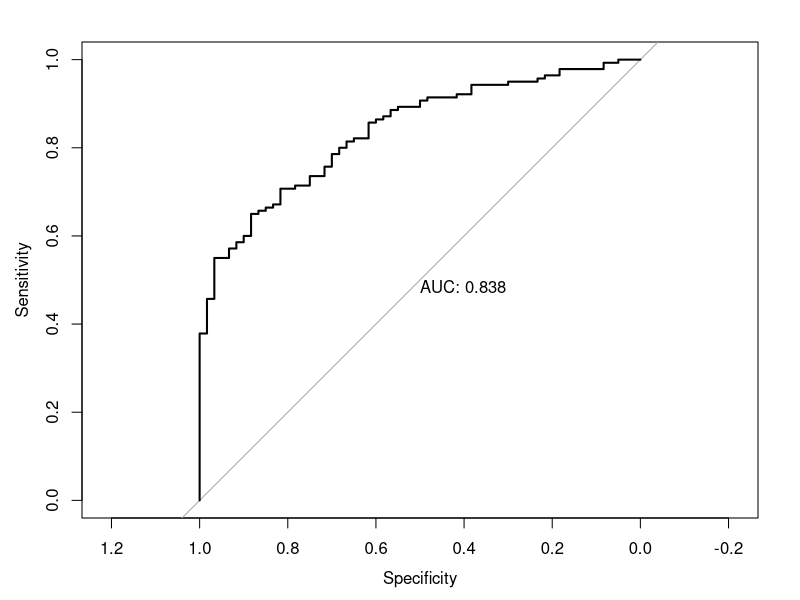
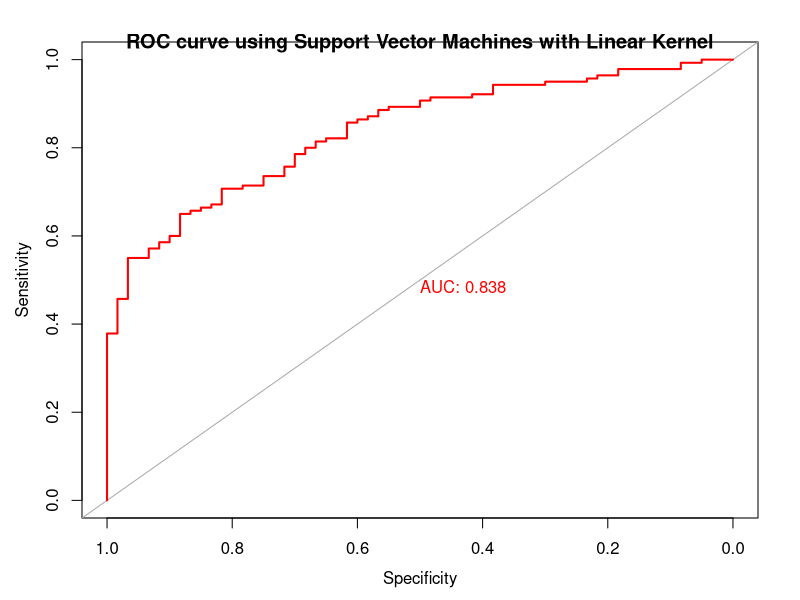
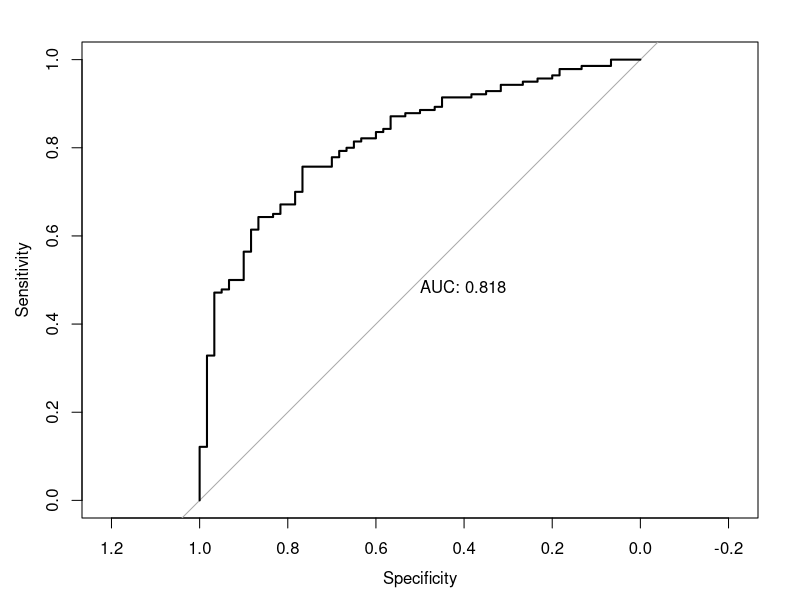
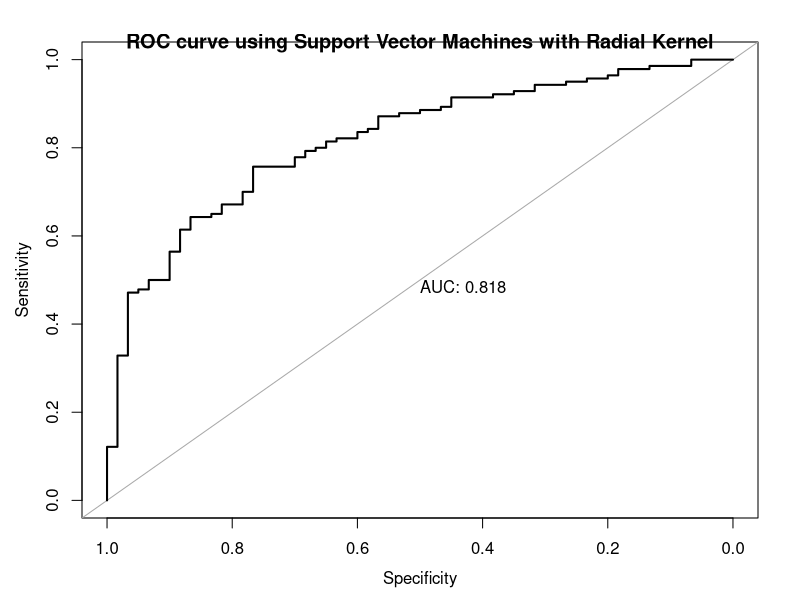
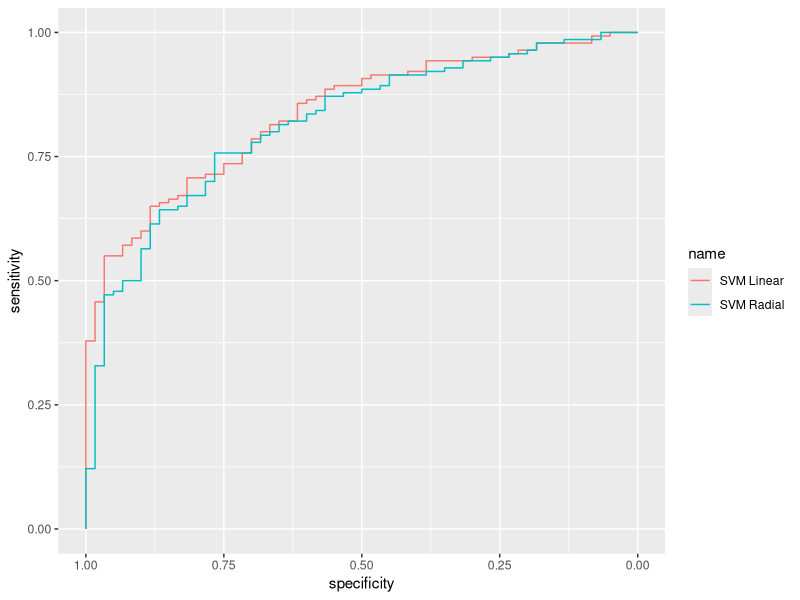

The R script that drew these images, in order:
## ---- chunk 1

#Support Vector Machines
library(e1071)
library(tidyverse)
library(dplyr)
library(knitr)
library(kableExtra)
library(caret)
library(pROC)

## ---- chunk 2

#We do some basic wrangling specific to SVM model with Caret
data = read.csv("../data/germancredit_final.csv", sep = ";", header = TRUE)

data["RESPONSE"][data["RESPONSE"] == "Bad Rating"] = "Bad.Rating"
data["RESPONSE"][data["RESPONSE"] == "Good Rating"] = "Good.Rating"

data$RESPONSE <- as.factor(data$RESPONSE)

str(data)
## ---- chunk 3

#We split the data into train (80%) and test (20%)
set.seed(1234)
trainIndex <- createDataPartition(data$RESPONSE, p = .8,
                                  list = FALSE)
train.df <- data[ trainIndex,]
test.df <- data[-trainIndex,]

## ---- chunk 4
set.seed(123)

train_control <- trainControl(method = "repeatedcv", number = 10, repeats = 3, sampling="down", classProbs = TRUE)
svml_fit <- train(RESPONSE ~ ., train.df, 
                              method = "svmLinear",
                              trControl = train_control, 
                              tuneGrid = expand.grid(C = seq(0.1, 2, length = 20)))
svml_fit
svml_predict <- predict(svml_fit, test.df)

## ---- chunk 5
confusion_matrix_svml <- confusionMatrix(svml_predict, as.factor(test.df$RESPONSE), positive= "Good.Rating")
confusion_matrix_svml
## ---- chunk 6
svml_predict_prob <- predict(svml_fit, test.df, type="prob")
roc_curve_svml <- roc(test.df$RESPONSE, svml_predict_prob[,2], plot = TRUE, print.auc = TRUE)
plot(roc_curve_svml,print.auc = TRUE ,asp = NA, col="red")
title(main="ROC curve using Support Vector Machines with Linear Kernel")
## ---- chunk 7

set.seed(123)
train_control_radial <- trainControl(method = "repeatedcv", number = 3, repeats = 3, sampling="down", classProbs = TRUE)
C<-c(0.1, 1, 10)
sigma<-seq(0.1, 10, length = 20)

grid_radial <-expand.grid(C=C, sigma=sigma)
svmr_fit <- train(RESPONSE ~., data = train.df, 
                  method = "svmRadial", 
                  trControl = train_control_radial, 
                  preProcess = c("center","scale"),
                  tuneGrid = grid_radial,
                  tuneLength = 10)

svmr_fit

svmr_predict <- predict(svmr_fit, test.df)
svmr_predict

## ---- chunk 8
confusion_matrix_svmr <- confusionMatrix(svmr_predict, as.factor(test.df$RESPONSE), positive="Good.Rating")
confusion_matrix_svmr

## ---- chunk 9
svmr_predict_prob <- predict(svmr_fit, test.df, type="prob")
roc_curve_svmr <- roc(test.df$RESPONSE, svmr_predict_prob[,2], plot = TRUE, print.auc = TRUE)
plot(roc_curve_svmr,print.auc = TRUE ,asp = NA)
title(main="ROC curve using Support Vector Machines with Radial Kernel")
## ---- chunk 10
ggroc(list("SVM Linear" = roc_curve_svml, "SVM Radial" = roc_curve_svmr))
